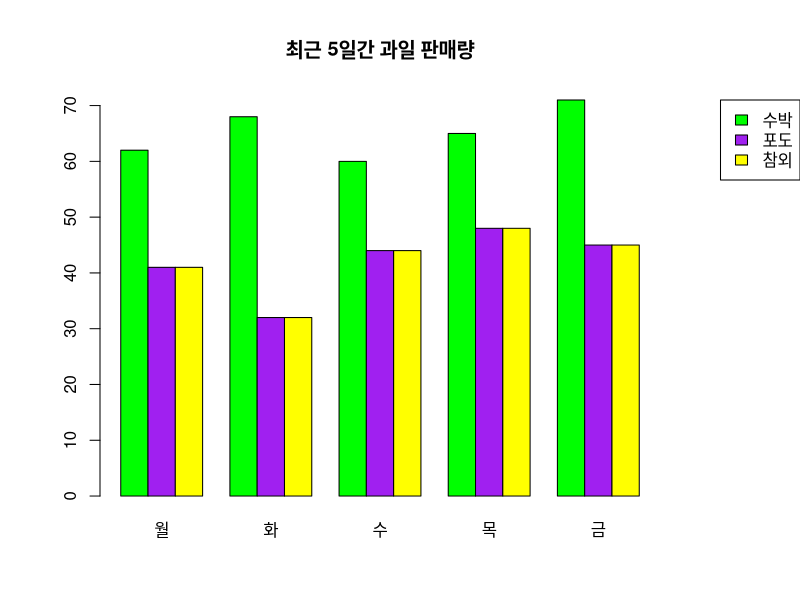

Write R code to recreate this figure.
m1 <- c(62, 68, 60, 65, 71) # 수박 판매량
m2 <- c(41, 32, 44, 48, 45) # 포도 판매량
m3 <- c(28, 30, 36, 24, 21) # 참외 판매량

ds <- rbind(m1, m2, m2)
colnames(ds) <- c('월', '화', '수', '목', '금')

par(mfrow = c(1,1), mar = c(5, 5, 5, 7))

barplot(ds, main = '최근 5일간 과일 판매량',
        col = c('green', 'purple', 'yellow'),
        beside = TRUE,
        legend.text = c('수박', '포도', '참외'),
        args.legend = list(x='topright', bty = 'o', inset = c(-0.25, 0)))

par(mfrow = c(1,1), mar = c(5, 4, 4, 2)+0.1)